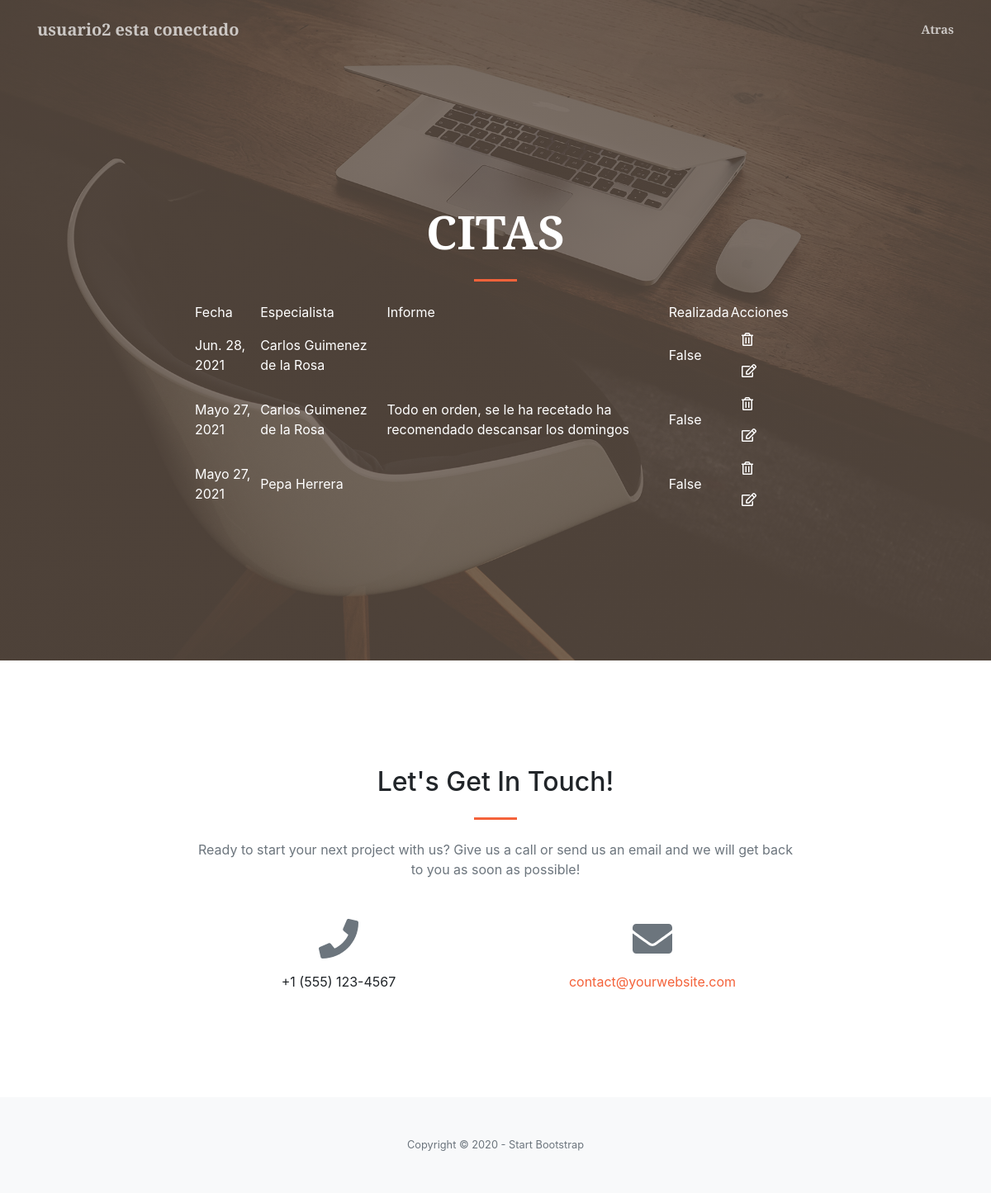
Before: /listCita (signed in) with the older database file.
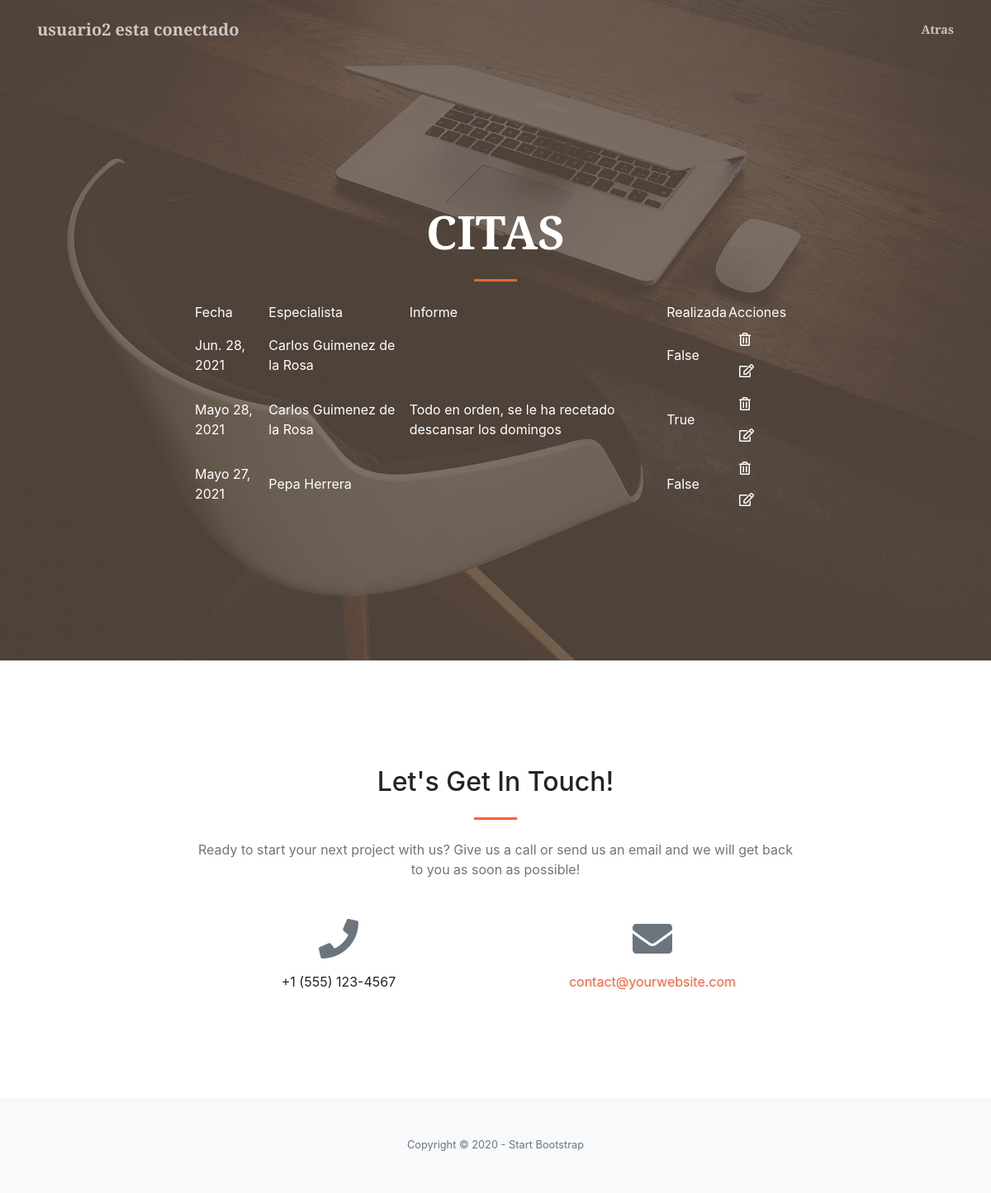
After: the same page with the newer database file.
### nucleo/models.py (models this page shows)
class Cita(models.Model):
    fecha=models.DateField()
    idCliente=models.ForeignKey(Cliente,on_delete=models.CASCADE)
    idEspecialista=models.ForeignKey(Especialista,on_delete=models.CASCADE)
    informe=models.TextField(blank=True)
    realizada=models.BooleanField()

class Especialista(models.Model):
    dni=models.CharField(max_length=10)
    nombre=models.CharField(max_length=50)
    apellidos=models.CharField(max_length=100)
    direccion=models.CharField(max_length=100)
    fechaNacimiento=models.DateField()
    foto=models.CharField(max_length=100)
    biografia=models.CharField(max_length=255)
    idUsuario=models.ForeignKey(User,on_delete=models.CASCADE)

### nucleo/views.py (the view)
# urls.py: path('listCita',views.CitaListView.as_view(),name="listCita"),
class CitaListView(ListView):
    model=Cita
    def get_context_data(self, **kwargs):
        context = super().get_context_data(**kwargs)
        context["fecha"] = fecha
        return context

### nucleo/templates/nucleo/cita_list.html (shortened to what this page needs)
<!DOCTYPE html>
<html lang="en">
    <head>
        <link href="https://cdnjs.cloudflare.com/ajax/libs/magnific-popup.js/1.1.0/magnific-popup.min.css" rel="stylesheet" />
        {% load static %}
        <link href="{% static 'proyectoFinalPSP/../css/styles.css' %}" rel="stylesheet" />
    </head>
    <body id="page-top">
        <nav class="navbar navbar-expand-lg navbar-light fixed-top py-3" id="mainNav">
            <div class="container">
                <a class="navbar-brand js-scroll-trigger">{{ user }} esta conectado</a>
                <div class="collapse navbar-collapse" id="navbarResponsive">
                    <ul class="navbar-nav ml-auto my-2 my-lg-0">
                        <li class="nav-item"><a class="nav-link js-scroll-trigger" href="/logueado">Atras</a></li>
                    </ul>
                </div>
            </div>
        </nav>
        <header class="masthead">
            <div class="container h-100">
                <div class="row h-100 align-items-center justify-content-center text-center">
                    <div class="col-lg-10 align-self-end">
                        <h1 class="text-uppercase text-white font-weight-bold">Citas</h1>
                        <hr class="divider my-4" />
                        </div>
                        <div class="col-lg-8 align-self-baseline">
                        <div align="center">
                        <div class="panel panel-default">
                            <div class="panel-heading">
                            <table bgcolor="">
                            <thead>
							<tr>
                                {% if user.role.role == 'ROLE_CLI' %}
								<td><font color="white">Fecha</font></td>
								<td><font color="white">Especialista</font></td>
								<td><font color="white">Informe</font></td>
                                <td><font color="white">Realizada</font></td>
                                {% endif %}
                                <td><font color="white">Acciones</font></td>
							</tr>
						    <thead>
                            <tbody>
                            {% if cita_list %}
                            {% for c in cita_list %}
                            {% if user.role.role == 'ROLE_CLI' %}
							<tr>
                                {% if c.idCliente.idUsuario.id == user.id %}
                                <td><font color="white">{{ c.fecha }}</font></td>
								<td><font color="white">{{ c.idEspecialista.nombre }} {{ c.idEspecialista.apellidos }}</font></td>
                                <td><font color="white">{{ c.informe }}</font></td>
                                <td><font color="white">{{ c.realizada }}</font></td>
                                <td><a href="deleteCita/{{ c.id }}">
								    <abbr title="Borrar">
									<button type="submit" class="btn btn-default">
										<font color="white"><i class="far fa-trash-alt"></i></font>
									</button>
                                    </abbr></a>
                                    <a href="updateCita/{{ c.id }}">
								    <abbr title="Editar">
									<button type="button" class="btn btn-default">
										<font color="white"><i class="far fa-edit"></i></font>
									</button>
									</abbr></a></td>
                                {% endif %}
							</tr>
                            {% endif %}
                            {% endfor %}
                            </tbody>
                            </table>
                            {% else %}
                            <p>No hay ninguna cita</p>
                            {% endif %}
                        </div>
                      </div>
                    </div>
                </div>
            </div>
        </header>
        <section class="page-section" id="contact">
            <div class="container">
                <div class="row justify-content-center">
                    <div class="col-lg-8 text-center">
                        <h2 class="mt-0">Let's Get In Touch!</h2>
                        <hr class="divider my-4" />
                        <p class="text-muted mb-5">Ready to start your next project with us? Give us a call or send us an email and we will get back to you as soon as possible!</p>
                    </div>
                </div>
                <div class="row">
                    <div class="col-lg-4 ml-auto text-center mb-5 mb-lg-0">
                        <i class="fas fa-phone fa-3x mb-3 text-muted"></i>
                        <div>+1 (555) 123-4567</div>
                    </div>
                    <div class="col-lg-4 mr-auto text-center">
                        <i class="fas fa-envelope fa-3x mb-3 text-muted"></i>
                        <a class="d-block" href="mailto:contact@yourwebsite.com">contact@yourwebsite.com</a>
                    </div>
                </div>
            </div>
        </section>
        <footer class="bg-light py-5">
            <div class="container"><div class="small text-center text-muted">Copyright © 2020 - Start Bootstrap</div></div>
        </footer>
    </body>
</html>

Changed rows visible on the page:
changed Cita: fecha "Mayo 27, 2021" → "Mayo 28, 2021"; informe "Todo en orden, se le ha recetado ha recomendado descansar los domingos" → "Todo en orden, se le ha recetado descansar los domingos"; realizada "False" → "True"
